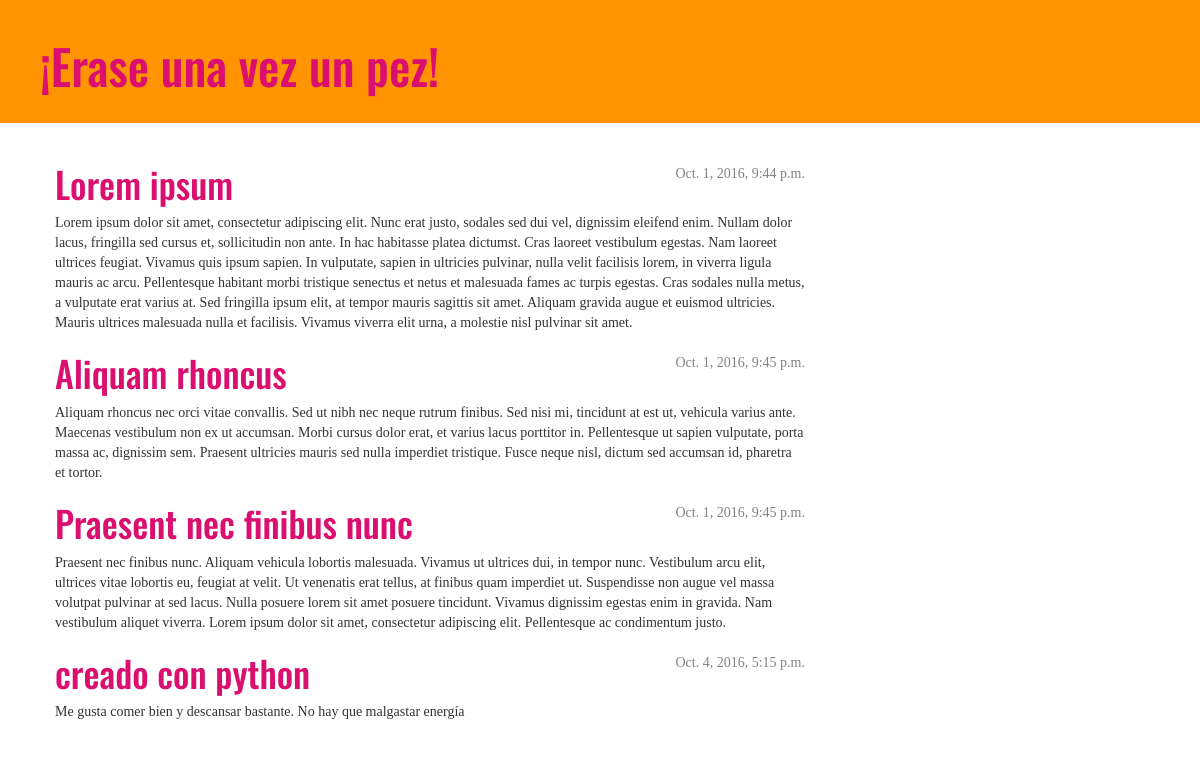
The page / on the database its author committed.
### blog/views.py (the view)
# urls.py: url(r'^$', views.post_list),
def post_list(request):
    posts = Post.objects.filter(published_date__lte=timezone.now()).order_by('published_date')
    return render(request, 'blog/post_list.html', {'posts':posts})

### blog/templates/blog/post_list.html
{% extends 'blog/base.html' %}
{% block content %}
   {% for post in posts %}
       <div class="post">
           <div class="date">
               {{ post.published_date }}
           </div>
           <h1><a href="{% url 'blog.views.post_detail' post_published_date %}">{{ post.title }}</a></h1>
           <p>{{ post.text|linebreaksbr }}</p>
       </div>
   {% endfor %}
{% endblock content %}

### blog/templates/blog/base.html (shortened to what this page needs)
{% load staticfiles %}
<html>
    <head>
        <link rel="stylesheet" href="//maxcdn.bootstrapcdn.com/bootstrap/3.2.0/css/bootstrap.min.css">
        <link rel="stylesheet" href="//maxcdn.bootstrapcdn.com/bootstrap/3.2.0/css/bootstrap-theme.min.css">
        <link rel="stylesheet" href="{% static 'css/blog.css' %}">
    </head>
    <body>
      <div class="page-header">
        <h1><a href="/">¡Erase una vez un pez!</a></h1>
      </div>
      <div class="content container">
        <div class="row">
          <div class="col-md-8">
            {% block content %}
            {% endblock %}
          </div>
        </div>
      </div>
    </body>
</html>

### blog/static/css/blog.css (style rules this page uses)
.page-header { background-color: #ff9400; margin-top: 0; padding: 20px 20px 20px 40px; }
.page-header h1, .page-header h1 a, .page-header h1 a:visited, .page-header h1 a:active { color: #DB0F6F; font-size: 36pt; font-family: 'Oswald', serif; }
.content { margin-left: 40px; }
h1, h2, h3, h4 { font-family: 'Oswald', serif; color: #DB0F6F; }
.date { float: right; color: #828282; }
.post { font-family: 'Cormorant Garamond', serif; }
.post h1 a, .post h1 a:visited { color: #DB0F6F; font-family: 'Oswald', serif; }

### rows shown on the page
Post: published_date "Oct. 1, 2016, 9:44 p.m.", title "Lorem ipsum", text "Lorem ipsum dolor sit amet, consectetur adipiscing elit. Nunc erat justo, sodales sed dui vel, dignissim eleifend enim. Nullam dolor lacus, fringilla sed cursus et, sollicitudin non ante. In hac habitasse platea dictumst. Cras laoreet vestibulum egestas. Nam laoreet ultrices feugiat. Vivamus quis ipsum sapien. In vulputate, sapien in ultricies pulvinar, nulla velit facilisis lorem, in viverra ligula mauris ac arcu. Pellentesque habitant morbi tristique senectus et netus et malesuada fames ac turpis egestas. Cras sodales nulla metus, a vulputate erat varius at. Sed fringilla ipsum elit, at tempor mauris sagittis sit amet. Aliquam gravida augue et euismod ultricies. Mauris ultrices malesuada…"
Post: published_date "Oct. 1, 2016, 9:45 p.m.", title "Aliquam rhoncus", text "Aliquam rhoncus nec orci vitae convallis. Sed ut nibh nec neque rutrum finibus. Sed nisi mi, tincidunt at est ut, vehicula varius ante. Maecenas vestibulum non ex ut accumsan. Morbi cursus dolor erat, et varius lacus porttitor in. Pellentesque ut sapien vulputate, porta massa ac, dignissim sem. Praesent ultricies mauris sed nulla imperdiet tristique. Fusce neque nisl, dictum sed accumsan id, pharetra et tortor."
Post: published_date "Oct. 1, 2016, 9:45 p.m.", title "Praesent nec finibus nunc", text "Praesent nec finibus nunc. Aliquam vehicula lobortis malesuada. Vivamus ut ultrices dui, in tempor nunc. Vestibulum arcu elit, ultrices vitae lobortis eu, feugiat at velit. Ut venenatis erat tellus, at finibus quam imperdiet ut. Suspendisse non augue vel massa volutpat pulvinar at sed lacus. Nulla posuere lorem sit amet posuere tincidunt. Vivamus dignissim egestas enim in gravida. Nam vestibulum aliquet viverra. Lorem ipsum dolor sit amet, consectetur adipiscing elit. Pellentesque ac condimentum justo."
Post: published_date "Oct. 4, 2016, 5:15 p.m.", title "creado con python", text "Me gusta comer bien y descansar bastante. No hay que malgastar energía"
